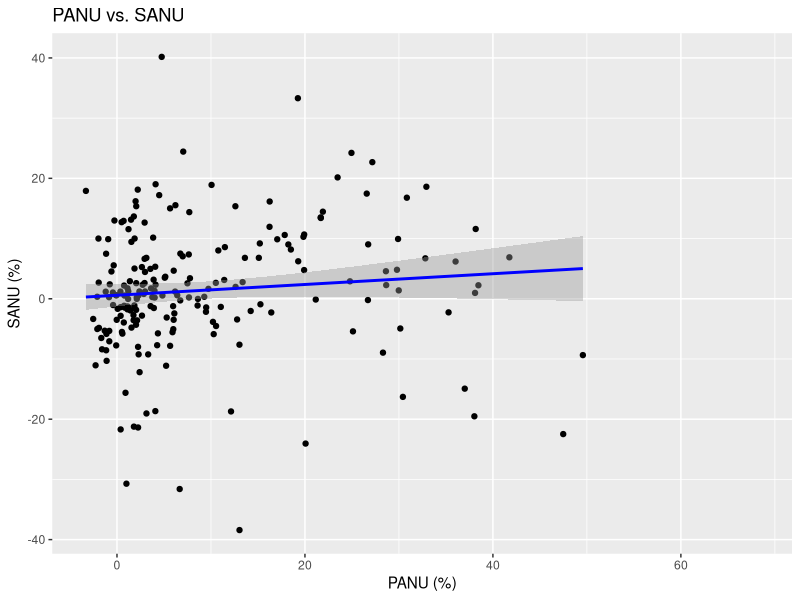
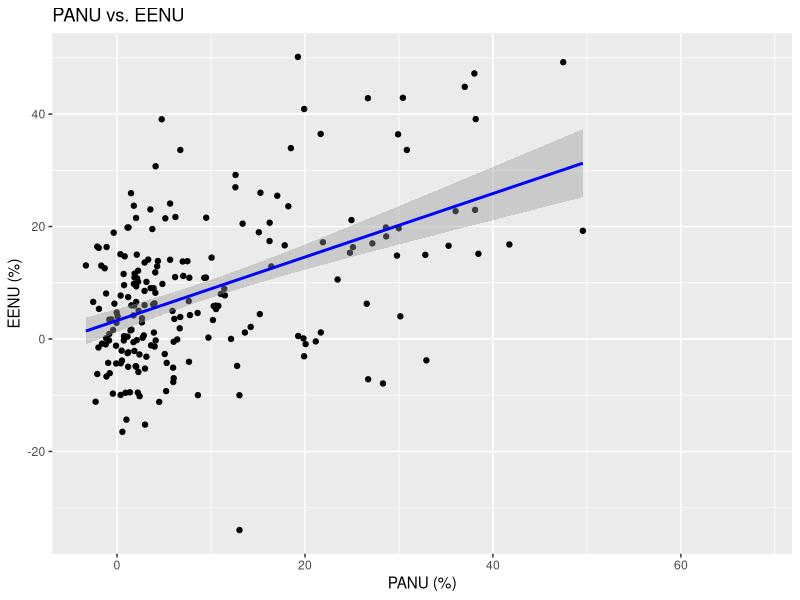
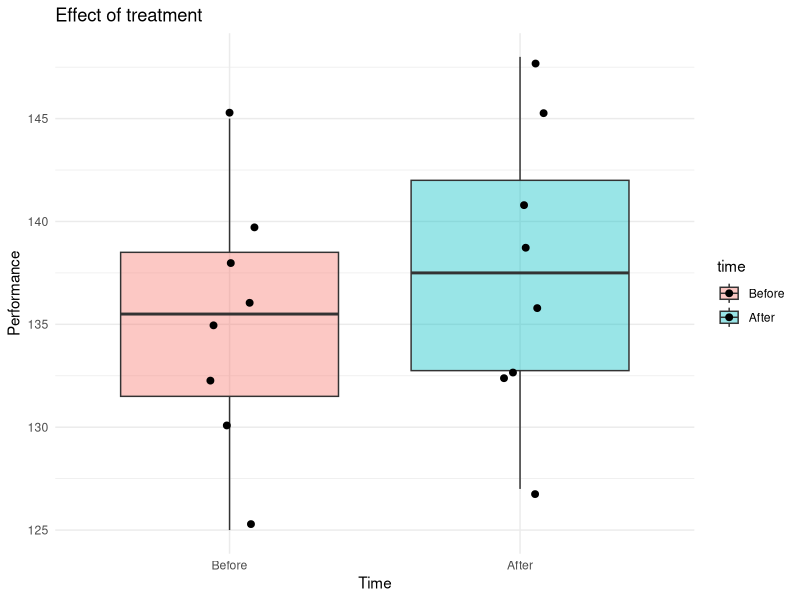

These charts were generated, in order, by the following R code:
## ---- chunk 1
nonuse <- read.csv("data/test_data/NonUse.csv", sep=",", header=TRUE)
head(nonuse)
summary(nonuse)
## ---- chunk 2
cor.test(nonuse$PANU, nonuse$SANU, method = "spearman")
## ---- chunk 3
cor.test(nonuse$PANU, nonuse$EENU, method = "spearman")
## ---- chunk 4
library(ggplot2)
ggplot(nonuse, aes(x=PANU, y=SANU)) +
  geom_point() +
  geom_smooth(method='lm', formula= y~x, color='blue', se=T) +
  # xlim(-10, 60) +
  # ylim(-50, 50) +
  
labs(title="PANU vs. SANU", x="PANU (%)", y="SANU (%)")
## ---- chunk 5

ggplot(nonuse, aes(x=PANU, y=EENU)) +
  geom_point() +
  geom_smooth(method='lm', formula= y~x, color='blue', se=T) +
  # xlim(-10, 60) +
  # ylim(-50, 50) +
  
labs(title="PANU vs. EENU", x="PANU (%)", y="EENU (%)")
## ---- chunk 6
lm_sanu <- lm(SANU ~ PANU, data=nonuse)
summary(lm_sanu)
coef(lm_sanu)
slope_1 <- coef(lm_sanu)[2]
intercept_1 <- coef(lm_sanu)[1] #?
cat("Regression equation: SANU=", slope_1, "PANU +", intercept_1, "\n")
## ---- chunk 7
lm_eenu <- lm(EENU ~ PANU, data=nonuse)
summary(lm_eenu)
coef(lm_eenu)
slope_2 <- coef(lm_eenu)[2]
intercept_2 <- coef(lm_eenu)[1] 
cat("Regression equation: EENU=", slope_2, "PANU +", intercept_2, "\n")
## ---- chunk 8
a <- 1 / slope_1
b <- -intercept_1 / slope_1

cat("Regression equation : PANU =", a, "* SANU +", b, "\n")

# PANU = a*EENU + b
a <- 1 / slope_2
b <- -intercept_2 / slope_2

cat("Regression equation : PANU =", a, "* EENU +", b, "\n")
## ---- chunk 9
prepost <- read.csv("data/test_data/PrePost.csv", sep=",", header=TRUE)
head(prepost)
summary(prepost)
## ---- chunk 10
before = prepost$perf[prepost$time=="Before"]
after = prepost$perf[prepost$time=="After"]

diff <- after - before
shapiro.test(diff)
## ---- chunk 11
resultat <- t.test(before, after, paired = TRUE)

resultat
## ---- chunk 12
df_plot <- data.frame(
  value = c(before, after),
  time  = factor(rep(c("Before", "After"), each = length(before)),
                 levels = c("Before", "After"))
)

library(ggplot2)
ggplot(df_plot, aes(x = time, y = value, fill = time)) +
  geom_boxplot(alpha = 0.4) +
  geom_jitter(width = 0.1, size = 2) +
  labs(title = "Effect of treatment",
       x = "Time", y = "Performance") +
  theme_minimal()
